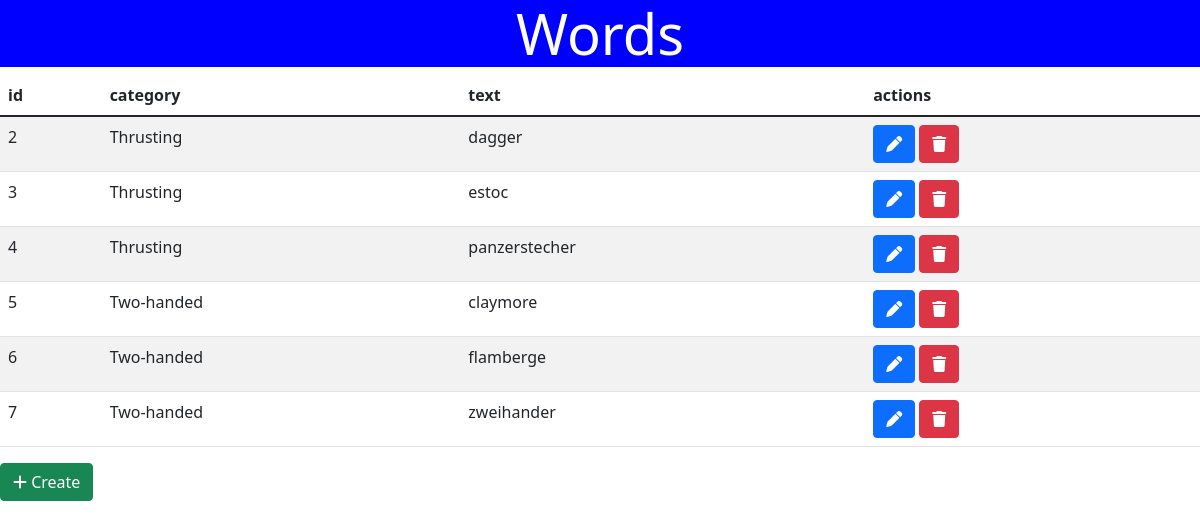
/Opdracht/index.php, run on the app's committed database.
### tables this page shows
CREATE TABLE `word` (
  `wordId` int(11) NOT NULL AUTO_INCREMENT,
  `categoryId` int(11) NOT NULL,
  `text` varchar(255) NOT NULL,
  PRIMARY KEY (`wordId`),
  KEY `categoryId_idx` (`categoryId`),
  CONSTRAINT `categoryId` FOREIGN KEY (`categoryId`) REFERENCES `category` (`categoryId`) ON DELETE NO ACTION ON UPDATE NO ACTION
);

CREATE TABLE `category` (
  `categoryId` int(11) NOT NULL AUTO_INCREMENT,
  `name` varchar(255) NOT NULL,
  PRIMARY KEY (`categoryId`)
);

### Opdracht/classes/dbHandler.php (called while the page is built, shortened)
<?php
final class dbHandler
{
    private $dataSource = "mysql:dbname=wordle;host=localhost;";
    private $username = "root";
    private $password = "";
    public function selectAll()
    {
        try{
            $pdo = new PDO($this->dataSource, $this->username, $this->password);
            $statement = $pdo->prepare("SELECT *, category.name FROM `word` INNER JOIN category ON category.categoryId = word.categoryId;");
            $statement->execute();
            return $statement->fetchAll(PDO::FETCH_ASSOC);
        }
        catch(PDOException $exception){
            var_dump($exception);
            return false;
        }
    }
}
?>

### Opdracht/index.php (the view, shortened to what this page needs)
<?php
include_once "./classes/dbHandler.php";
$dbHandler = new dbHandler();
?>
<!DOCTYPE html>
<html>
<head>
    <link rel="stylesheet" href="./style/style.css">
    <link rel="stylesheet" href="https://cdn.jsdelivr.net/npm/bootstrap@5.1.3/dist/css/bootstrap.min.css">
    <link rel="stylesheet" href="https://cdnjs.cloudflare.com/ajax/libs/font-awesome/6.1.1/css/all.min.css"/>
</head>
<body>
    <header class="jumbotron-fluid">
        <div class="container">
            <h1 class="display-4">Words</h1>
        </div>
    </header>
    <table class="table table-striped">
        <thead>
            <tr>
                <th>id</th>
                <th>category</th>
                <th>text</th>
                <th>actions</th>
            </tr>
        </thead>
        <tbody>
            <?php
            $rows = $dbHandler->selectAll();
            foreach ($rows as $row) {
            ?>
                <tr>
                    <td><?= $row['wordId']; ?></td>
                    <td><?= $row['name']; ?></td>
                    <td><?= $row['text']; ?></td>
                    <td>
                        <form method="POST" action="edit.php">
                            <button type="submit" class="btn btn-primary">
                                <i class="fa fa-pen"></i>
                            </button>
                        </form>
                        <form method="POST" action="index.php">
                            <button type="submit" name="delete" class="btn btn-danger">
                                <i class="fa fa-trash"></i>
                            </button>
                        </form>
                    </td>
                </tr>
            <?php
            }
            ?>
        </tbody>
    </table>
    <form method='post' action='create.php'>
        <button type='submit' class="btn btn-success">
            <i class="fa fa-plus"></i> Create
        </button>
    </form>
</body>
</html>

### Opdracht/style/style.css (style rules this page uses)
header { width: 100%; background-color: blue; text-align: center; }
h1 { color: white; }
table { border-collapse: collapse; }
tr { border-bottom: 1px solid black; }
form { display: inline; }

### data on the page
word: wordId "2", categoryId.name "Thrusting", text "dagger"
word: wordId "3", categoryId.name "Thrusting", text "estoc"
word: wordId "4", categoryId.name "Thrusting", text "panzerstecher"
word: wordId "5", categoryId.name "Two-handed", text "claymore"
word: wordId "6", categoryId.name "Two-handed", text "flamberge"
word: wordId "7", categoryId.name "Two-handed", text "zweihander"
